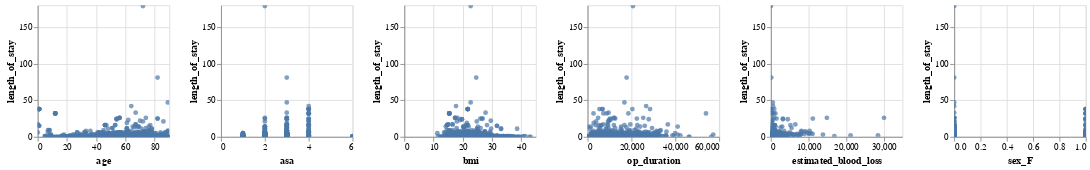

The notebook cell this image was saved under:
### Code cell
alt.Chart(df).mark_circle().encode(
    alt.X(alt.repeat("column"), type='quantitative'),
    alt.Y(alt.repeat("row"), type='quantitative')
).properties(
    width=150,
    height=150
).repeat(
    row=['length_of_stay'],
    column=['age','asa','bmi','op_duration','estimated_blood_loss','sex_F']
).interactive()

### Figure 1 — Vega-Lite specification as saved in the notebook (floating-point values rounded to 4 significant figures; data arrays with more than 128 entries replaced by an {"elided": "..."} marker saying what was removed)
{"config": {"view": {"continuousWidth": 400, "continuousHeight": 300}}, "repeat": {"column": ["age", "asa", "bmi", "op_duration", "estimated_blood_loss", "sex_F"], "row": ["length_of_stay"]}, "spec": {"data": {"name": "data-bdc5ef7e7f8057bba2089002f71ea932"}, "mark": "circle", "encoding": {"x": {"field": {"repeat": "column"}, "type": "quantitative"}, "y": {"field": {"repeat": "row"}, "type": "quantitative"}}, "height": 150, "selection": {"selector010": {"type": "interval", "bind": "scales", "encodings": ["x", "y"]}}, "width": 150}, "$schema": "https://vega.github.io/schema/vega-lite/v4.17.0.json", "datasets": {"data-bdc5ef7e7f8057bba2089002f71ea932": {"elided": "6388 records"}}}
